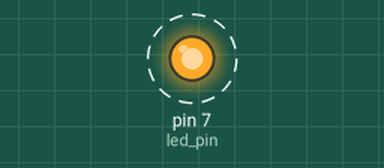
Simulated run of this sketch. Board: Arduino Uno, built with avr-gcc and run on an emulated ATmega328P. Shown: output pins drawn as LEDs (lit = HIGH). Dashed ring = blinking. Pins used as bus, display or sensor lines are not drawn; what the sketch prints to the serial monitor is not drawn.

Above: at 1.37 s.
Timing chart, 0 to 4.3 s (numbered marks = the images above):
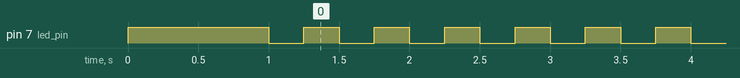

Measured:
- by itself, pin 7 (led_pin): alternates HIGH for 0.25 s and LOW for 0.25 s

The sketch:

SelfResettingArduino.ino
```cpp
/*
Self Resetting Arduino, an Arduino that will reset itself
Adapted from Thijs van Beers bu Richel Bilderbeek

(C) 2015 Thijs van Beers
*/

const int led_pin = 7;      //Connect led to this pin
const int reset_pin = 8;    //Connect this pin to a pull-up resistor and the reset pin
int countdown = 10;         //This will count down to the moment the Arduino will reset

/*
     +
     |\  |
     | \ |
     |  \|    +-----+
AP---+ L +----+  R  +--- GND
     |  /|    +-----+
     | / |
     |/  |
     +

AP: Arduino pin led_pin
L: LED (connect plus (the longer leg) to AP)
R: resistance, 1 kOhm (brown-black-red-gold)
GND: GND of Arduino

         +-----+
AP---+---+ PUR +--- 5V
     |   +-----+
     |
     RP

AP: Arduino pin reset_pin
PR: Arduino pin RESET
PUR: resistance, 10 kOhm (brown-black-orange-gold)
5V: 5V of Arduino

*/

void setup(){
  digitalWrite(reset_pin,HIGH);  //This line is first, so when the Arduino is reset it doesn't reset again untill it's told to
  pinMode(reset_pin,OUTPUT);     //Very important, without this line resetting won't work
  pinMode(led_pin,OUTPUT);       //
  Serial.begin(9600);        //Start the serial port

  digitalWrite(led_pin,HIGH);    //This long blink happens in the setup function,
  delay(1000);               //so if you see it you know your Arduino is reset
  digitalWrite(led_pin,LOW);
  delay(250);
}

void loop(){
  digitalWrite(led_pin,!digitalRead(led_pin));    //Write the led to the state it is not now, so HIGH when it's LOW and LOW when it's HIGH
  delay(250);
  Serial.println(countdown);              //Print the countdown to the serial monitor
  --countdown;                            //Count the countdown down

  if(countdown == 0){                     //When the countdown ended,
    digitalWrite(reset_pin,LOW);              //write the output pin connected to the reset pin LOW. This is the same as connecting it with ground, wich resets the Arduino.
  }
}
```
